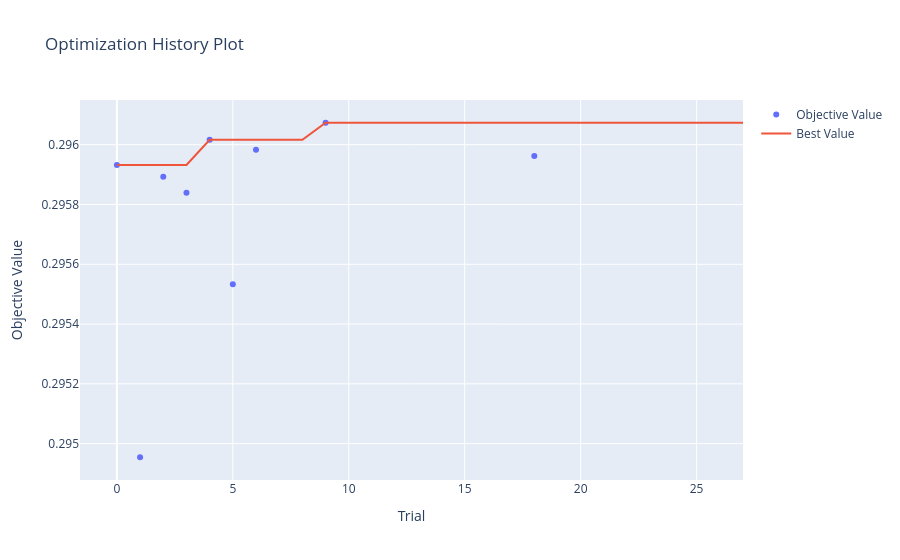

The notebook cell saved with this chart:
### Code cell
optuna.visualization.plot_optimization_history(optuna_study)

### Figure 1 — Plotly figure (JSON) as saved in the notebook; plotly's stock layout.template omitted (floating-point values rounded to 4 significant figures)
{"data": [{"mode": "markers", "name": "Objective Value", "type": "scatter", "x": [0, 1, 2, 3, 4, 5, 6, 9, 18], "y": [0.2959, 0.295, 0.2959, 0.2958, 0.296, 0.2955, 0.296, 0.2961, 0.296]}, {"mode": "lines", "name": "Best Value", "type": "scatter", "x": [0, 1, 2, 3, 4, 5, 6, 7, 8, 9, 10, 11, 12, 13, 14, 15, 16, 17, 18, 19, 20, 21, 22, 23, 24, 25, 26, 27], "y": [0.2959, 0.2959, 0.2959, 0.2959, 0.296, 0.296, 0.296, 0.296, 0.296, 0.2961, 0.2961, 0.2961, 0.2961, 0.2961, 0.2961, 0.2961, 0.2961, 0.2961, 0.2961, 0.2961, 0.2961, 0.2961, 0.2961, 0.2961, 0.2961, 0.2961, 0.2961, 0.2961]}, {"marker": {"color": "#cccccc"}, "mode": "markers", "name": "Infeasible Trial", "showlegend": false, "type": "scatter", "x": [], "y": []}], "layout": {"title": {"text": "Optimization History Plot"}, "xaxis": {"title": {"text": "Trial"}}, "yaxis": {"title": {"text": "Objective Value"}}}}
